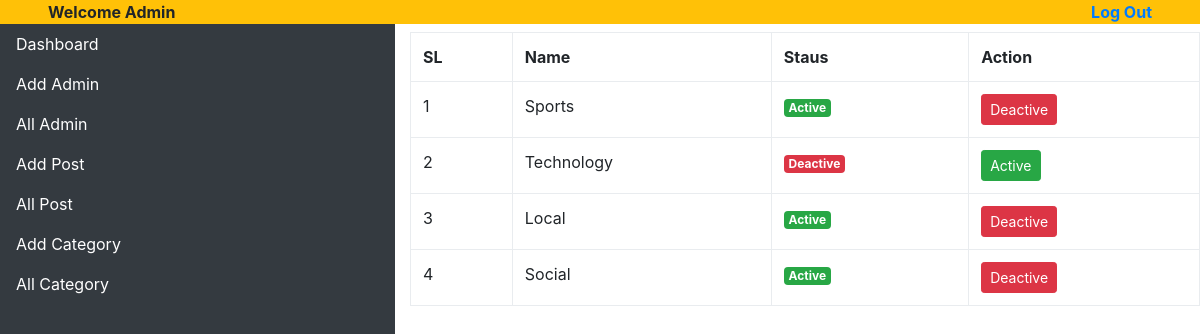
/adminpanel/all_category.php (signed in), run on the app's committed database.
### tables this page shows
CREATE TABLE `categories` (
  `cate_id` int(11) NOT NULL,
  `cate_name` varchar(255) NOT NULL,
  `cate_status` int(2) NOT NULL
);

### adminpanel/all_category.php (the view, shortened to what this page needs)
<?php
	include 'library/header.php';
	include '../connection.php';
	$sql = "SELECT * FROM categories";
	$run = mysqli_query($con,$sql);
?>
			<table class="table table-bordered mt-2">
				<tr>
					<th>SL</th>
					<th>Name</th>
					<th>Staus</th>
					<th>Action</th>
				</tr>
				<?php
					$sl = 1;
					while($result = mysqli_fetch_assoc($run)){
				?>
				<tr>
					<td><?php echo $sl++ ?></td>
					<td><?php echo $result['cate_name']; ?></td>
					<td>
						<?php
							if($result['cate_status'] == 1){
								?>
								<span class="badge badge-success">Active</span>
								<?php
							}
							else{
								?>
								<span class="badge badge-danger">Deactive</span>
								<?php
							}
						?>
					</td>
					<td>
						<?php
							if($result['cate_status'] == 1){
						?>
							<form action="" method="POST">
							<input type="submit" name="deactive" class="btn btn-sm btn-danger" value="Deactive" />
							</form>
						<?php
							}
							else{
							?>
							<form action="" method="POST">
							<input type="submit" name="active" class="btn btn-sm btn-success" value="Active" />
							</form>
							<?php
							}
						?>
					</td>
				</tr>
				<?php
					}
				?>
			</table>
			<?php
				include 'library/footer.php';
			?>

### data on the page
categories: cate_name "Sports", cate_status "Active"
categories: cate_name "Technology", cate_status "Deactive"
categories: cate_name "Local", cate_status "Active"
categories: cate_name "Social", cate_status "Active"

### other printed values
$_SESSION['name'] "Admin"
